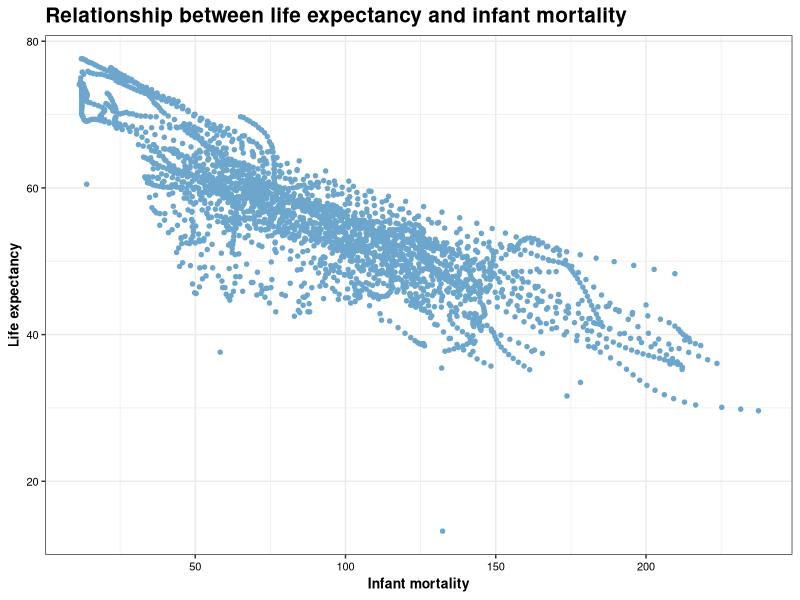
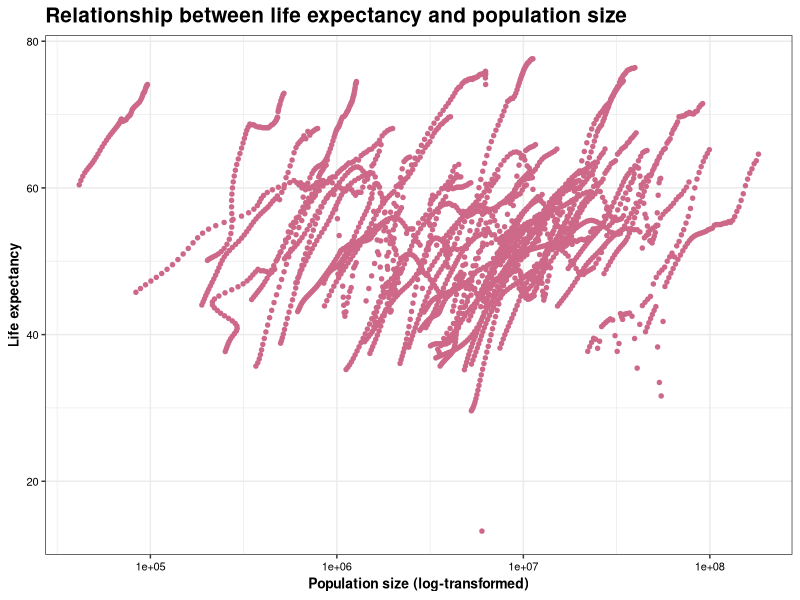
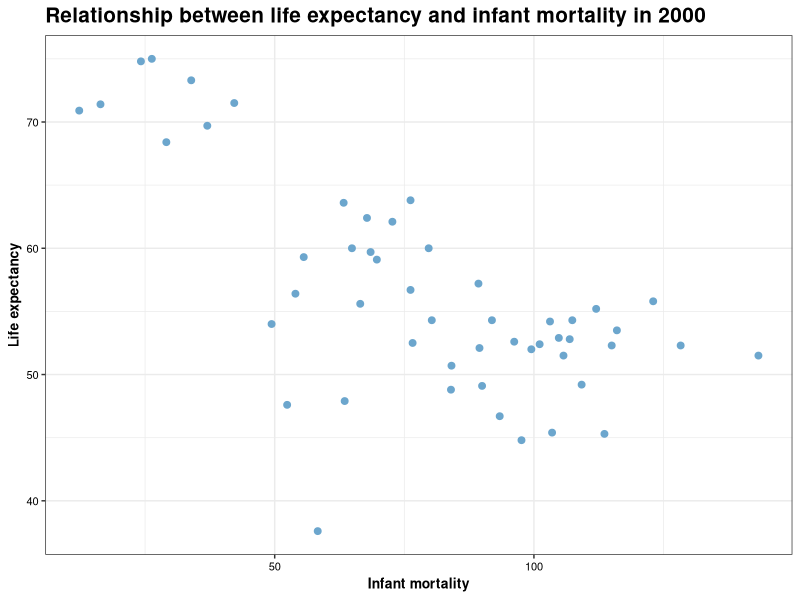
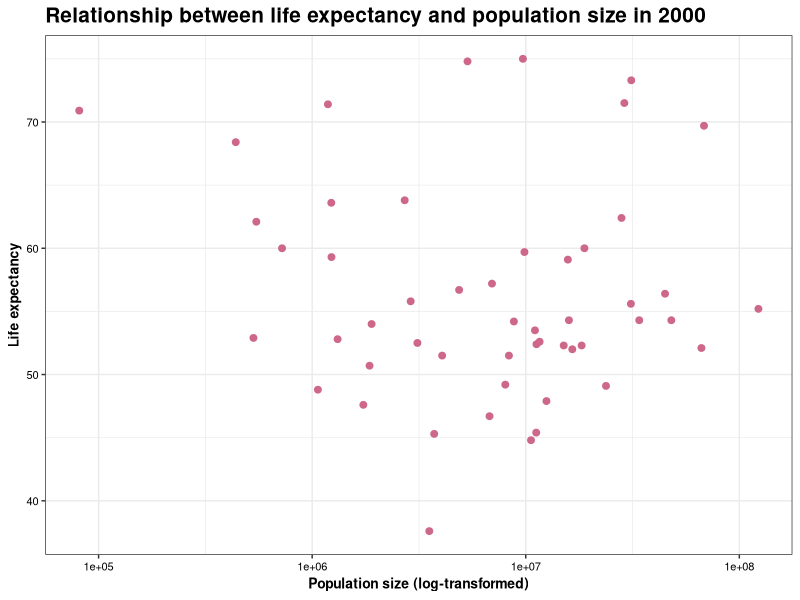
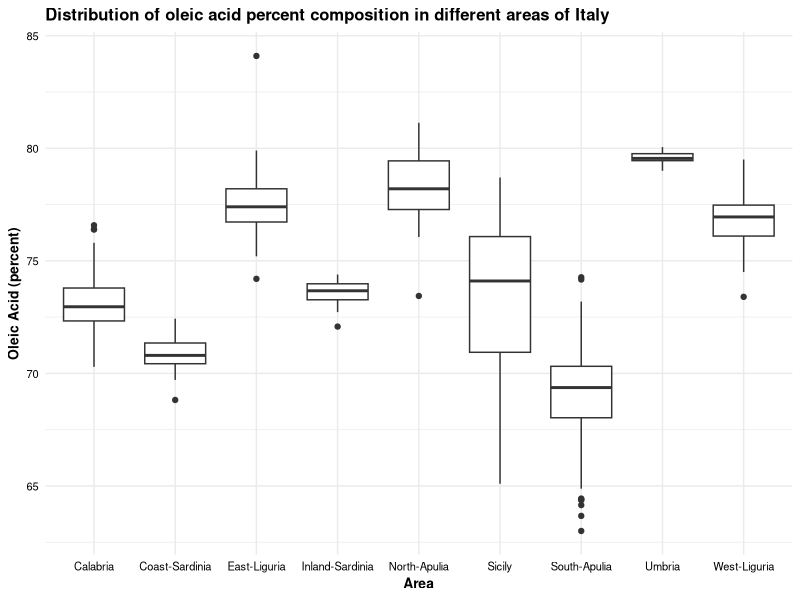
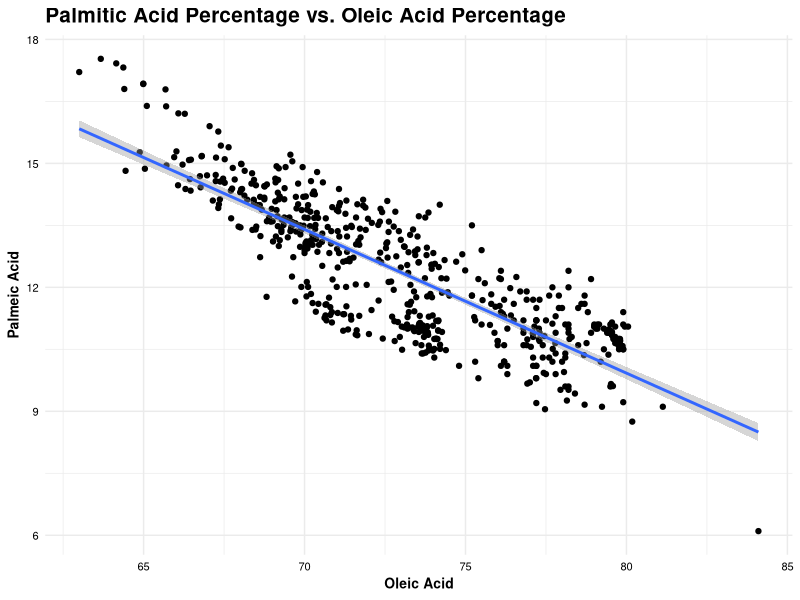
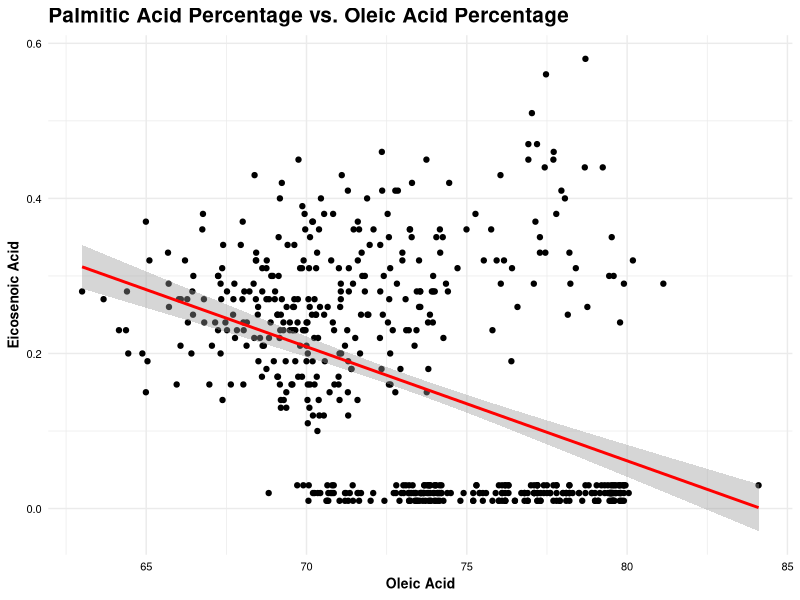

Reproduce these figures in R, in order.
## ---- chunk 1
# Load required package
library(dslabs) # This package has the gapminder dataset
library(tidyverse)
library(ggplot2)

# Look at help file for gapminder data
help(gapminder)
## ---- chunk 2
# Determine the type of gapminder
class(gapminder)

# Get an overview of data structure: whole dataset
str(gapminder)

# Get a summary of data: whole dataset
summary(gapminder)
## ---- chunk 3
# Filter observations from Africa
africadata <- gapminder %>% filter(continent=="Africa")
## ---- chunk 4
# Get an overview of data structure: africadata
str(africadata)

# Get a summary of data: africadata
summary(africadata)
## ---- chunk 5
# New dataset inf_life: infant_mortality & life_expectancy
inf_life <- africadata %>% select(infant_mortality, life_expectancy)

# New dataset pop_life: population & life_expectancy
pop_life <- africadata %>% select(population, life_expectancy)
## ---- chunk 6
# Get an overview of data structure: inf_life
str(inf_life)
# Get a summary of data: inf_life
summary(inf_life)

# Get an overview of data structure: pop_life
str(pop_life)
# Get a summary of data: pop_life
summary(pop_life)
## ---- chunk 7
# Scatterplot for life_expectancy ~ infant_mortality
p_inf_life <- ggplot(inf_life, aes(x=infant_mortality, y=life_expectancy))+
  geom_point(color="skyblue3", size=1.2)+
  theme_bw()+
  labs(title="Relationship between life expectancy and infant mortality", 
       x="Infant mortality", y="Life expectancy")+
  theme(axis.title.x=element_text(size=10, color="black", face="bold"),
        axis.title.y=element_text(size=10, color="black", face="bold"),
        axis.text.x=element_text(color="black", size=8),
        axis.text.y=element_text(color="black", size=8),
        plot.title=element_text(size=15, color="black", face="bold"))
p_inf_life
## ---- chunk 8
# Scatterplot for life_expectancy ~ population
p_pop_life <- ggplot(pop_life, aes(x=population, y=life_expectancy))+
  geom_point(color="palevioletred3", size=1.2)+
  scale_x_log10()+ # To make the X-axis log-transformed
  theme_bw()+
  labs(title="Relationship between life expectancy and population size", 
       x="Population size (log-transformed)", y="Life expectancy")+
  theme(axis.title.x=element_text(size=10, color="black", face="bold"),
        axis.title.y=element_text(size=10, color="black", face="bold"),
        axis.text.x=element_text(color="black", size=8),
        axis.text.y=element_text(color="black", size=8),
        plot.title=element_text(size=15, color="black", face="bold"))
p_pop_life
## ---- chunk 9
# Get an overview of data structure: africadata
str(africadata)

# Get a summary of data: africadata
summary(africadata)
## ---- chunk 10
# Total number of NAs in infant_mortality from africadata
sum(is.na(africadata$infant_mortality))

# Count the number of NAs in infant_mortality by year
table_NA <- africadata %>% 
  group_by(year) %>% 
  summarize(count_NA=sum(is.na(infant_mortality)))
t(table_NA) # Transpose the table since it's too long
## ---- chunk 11
# Filter observations in 2000 from africadata
africadata2000 <- africadata %>% filter(year==2000)

# Get an overview of data structure: africadata
str(africadata2000)

# Get a summary of data: africadata
summary(africadata2000)
## ---- chunk 12
# New dataset inf_life of 2000: infant_mortality & life_expectancy
inf_life2000 <- africadata2000 %>% select(infant_mortality, life_expectancy)

# New dataset pop_life of 2000: population & life_expectancy
pop_life2000 <- africadata2000 %>% select(population, life_expectancy)
## ---- chunk 13
# Scatterplot for life_expectancy ~ infant_mortality of year 2000
p_inf_life2 <- ggplot(inf_life2000, aes(x=infant_mortality, y=life_expectancy))+
  geom_point(color="skyblue3", size=2)+
  theme_bw()+
  labs(title="Relationship between life expectancy and infant mortality in 2000", 
       x="Infant mortality", y="Life expectancy")+
  theme(axis.title.x=element_text(size=10, color="black", face="bold"),
        axis.title.y=element_text(size=10, color="black", face="bold"),
        axis.text.x=element_text(color="black", size=8),
        axis.text.y=element_text(color="black", size=8),
        plot.title=element_text(size=15, color="black", face="bold"))
p_inf_life2

# Scatterplot for life_expectancy ~ population of year 2000
p_pop_life2 <- ggplot(pop_life2000, aes(x=population, y=life_expectancy))+
  geom_point(color="palevioletred3", size=2)+
  scale_x_log10()+ # To make the X-axis log-transformed
  theme_bw()+
  labs(title="Relationship between life expectancy and population size in 2000", 
       x="Population size (log-transformed)", y="Life expectancy")+
  theme(axis.title.x=element_text(size=10, color="black", face="bold"),
        axis.title.y=element_text(size=10, color="black", face="bold"),
        axis.text.x=element_text(color="black", size=8),
        axis.text.y=element_text(color="black", size=8),
        plot.title=element_text(size=15, color="black", face="bold"))
p_pop_life2
## ---- chunk 14
# Linear regression: life_expectancy ~ infant_mortality
fit1 <- lm(life_expectancy ~ infant_mortality, data=inf_life2000)
summary(fit1) # Output the fitting result
## ---- chunk 15
# Log-transformation for population size
pop_life2000$log_population <- log(pop_life2000$population, 10)

# Linear regression: life_expectancy ~ log_population
fit2 <- lm(life_expectancy ~ log_population, data=pop_life2000)
summary(fit2) # Output the fitting result
## ---- chunk 16
#Examine data structure of the complete dataset
str(olive) #Get structure

summary(olive) #Get a data summary

class(olive) #Determine the class of R object of the dataset
## ---- chunk 17
#Plot boxplots of oleic acid composition by area in Italy
ggplot(olive, aes(x = area, y = oleic)) + 
  geom_boxplot() + #Make the plot a box plot
  labs(
    title = "Distribution of oleic acid percent composition in different areas of Italy",
    x = "Area",
    y = "Oleic Acid (percent)"
  ) + #Set plot title and axis labels
  theme_minimal() +
  theme(axis.title.x=element_text(size=10, color="black", face="bold"),
        axis.title.y=element_text(size=10, color="black", face="bold"),
        axis.text.x=element_text(color="black", size=8),
        axis.text.y=element_text(color="black", size=8),
        plot.title=element_text(size=12, color="black", face="bold")) #Format text
## ---- chunk 18
#Plot oleic acid percentage against palmitic acid percentage
ggplot(olive, aes(x = oleic, y = palmitic)) +
  geom_point() + #Make plot a scatterplot
  geom_smooth(method = lm) + #Add a regression line
  labs(
    title = "Palmitic Acid Percentage vs. Oleic Acid Percentage",
    x = "Oleic Acid",
    y = "Palmeic Acid"
  ) + #Set plot title and axis labels
  theme_minimal() + #Clean theme
  theme(axis.title.x=element_text(size=10, color="black", face="bold"),
        axis.title.y=element_text(size=10, color="black", face="bold"),
        axis.text.x=element_text(color="black", size=8),
        axis.text.y=element_text(color="black", size=8),
        plot.title=element_text(size=15, color="black", face="bold")) #Format text
## ---- chunk 19
#Plot oleic acid percentage against eicosenoic acid percentage
ggplot(olive, aes(x = oleic, y = eicosenoic)) +
  geom_point() + #Make plot a scatterplot
  geom_smooth(method = lm, color = "red") + #Add a regression line
  labs(
    title = "Palmitic Acid Percentage vs. Oleic Acid Percentage",
    x = "Oleic Acid",
    y = "Eicosenoic Acid"
  ) + #Set plot title and axis labels
  theme_minimal() + #Clean theme
  theme(axis.title.x=element_text(size=10, color="black", face="bold"),
        axis.title.y=element_text(size=10, color="black", face="bold"),
        axis.text.x=element_text(color="black", size=8),
        axis.text.y=element_text(color="black", size=8),
        plot.title=element_text(size=15, color="black", face="bold")) #Format text

## ---- chunk 20
#Predict oleic acid composition with area
lm1 <- lm(oleic ~ area, olive)
summary(lm1) #Display summary statistics

#Predict eicosenoic acid composition with area
lm2 <- lm(eicosenoic ~ area, olive)
summary(lm2) #Display summary statistics
